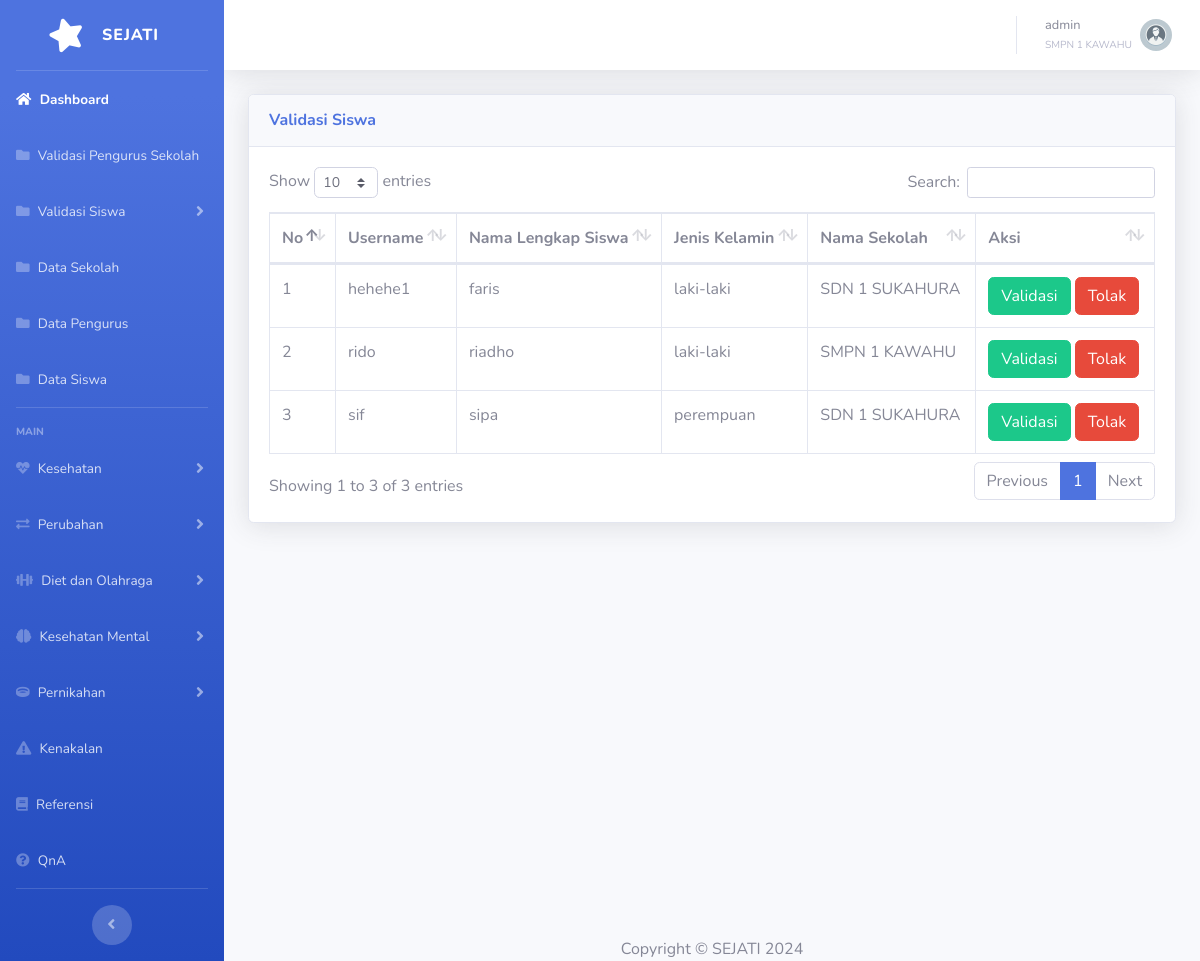
The app's page /siswapending.php (signed in) with its own data.
### tables this page shows
CREATE TABLE `tbsekolah` (
  `idsekolah` int(11) NOT NULL,
  `namasekolah` varchar(100) NOT NULL,
  `alamatsekolah` varchar(255) NOT NULL,
  `notelpsekolah` varchar(15) DEFAULT NULL,
  `kepalasekolah` varchar(50) NOT NULL,
  `namapjsekolah` varchar(50) NOT NULL,
  `notelpj` varchar(15) DEFAULT NULL
);

CREATE TABLE `tbusersiswa` (
  `idusersiswa` int(11) NOT NULL,
  `username` varchar(100) NOT NULL,
  `pass` varchar(255) NOT NULL,
  `email` varchar(255) DEFAULT NULL,
  `idsiswa` int(11) DEFAULT NULL,
  `status` enum('pending','validated','rejected') NOT NULL DEFAULT 'pending'
);

CREATE TABLE `tbsiswa` (
  `idsiswa` int(11) NOT NULL,
  `namalengkapsiswa` varchar(255) NOT NULL,
  `nisn` varchar(20) NOT NULL,
  `nik` varchar(20) DEFAULT NULL,
  `tanggallahir` date DEFAULT NULL,
  `namapanggilan` varchar(100) DEFAULT NULL,
  `jeniskelamin` enum('laki-laki','perempuan') NOT NULL,
  `asalsekolah` int(11) DEFAULT NULL,
  `notelp` varchar(15) DEFAULT NULL,
  `alamat` text DEFAULT NULL
);

### siswapending.php (the view, shortened to what this page needs)
<?php
include 'header.php';
if ($_SESSION['role'] === 'pengurus') {
    $sql = "SELECT tbusersiswa.idusersiswa, tbusersiswa.username, tbsiswa.jeniskelamin, tbsiswa.namalengkapsiswa, tbsekolah.namasekolah
            FROM tbusersiswa
            JOIN tbsiswa ON tbusersiswa.idsiswa = tbsiswa.idsiswa
            JOIN tbsekolah ON tbsiswa.asalsekolah = tbsekolah.idsekolah
            WHERE tbusersiswa.status = 'pending' AND tbsiswa.asalsekolah = ?";
} else {
    $sql = "SELECT tbusersiswa.idusersiswa, tbusersiswa.username, tbsiswa.jeniskelamin, tbsiswa.namalengkapsiswa, tbsekolah.namasekolah
            FROM tbusersiswa
            JOIN tbsiswa ON tbusersiswa.idsiswa = tbsiswa.idsiswa
            JOIN tbsekolah ON tbsiswa.asalsekolah = tbsekolah.idsekolah
            WHERE tbusersiswa.status = 'pending'";
}
if ($stmt = $conn->prepare($sql)) {
    $stmt->execute();
    $result = $stmt->get_result();
} else {
    echo "Terjadi kesalahan saat menyiapkan query: " . $conn->error;
    $conn->close();
    exit();
}
?>
<?php
include 'sidebar.php';
include 'topbar.php';
?>
<div class="container-fluid">
    <div class="card shadow mb-4">
        <div class="card-header py-3">
            <h6 class="m-0 font-weight-bold text-primary">Validasi Siswa</h6>
        </div>
        <div class="card-body">
            <div class="table-responsive">
                <table class="table table-bordered" id="dataTable" width="100%" cellspacing="0">
                    <thead>
                        <tr>
                            <th>No</th>
                            <th>Username</th>
                            <th>Nama Lengkap Siswa</th>
                            <th>Jenis Kelamin</th>
                            <th>Nama Sekolah</th>
                            <th>Aksi</th>
                        </tr>
                    </thead>
                    <tbody>
                        <?php
                        if ($result->num_rows > 0) {
                            $no = 1;
                            while ($row = $result->fetch_assoc()) {
                                echo "<tr>
                                        <td>{$no}</td>
                                        <td>{$row['username']}</td>
                                        <td>{$row['namalengkapsiswa']}</td>
                                        <td>{$row['jeniskelamin']}</td>
                                        <td>{$row['namasekolah']}</td>
                                        <td>
                                            <a href='validasi.php?id={$row['idusersiswa']}' class='btn btn-success'>Validasi</a>
                                            <a href='tolak.php?id={$row['idusersiswa']}' class='btn btn-danger'>Tolak</a>
                                        </td>
                                    </tr>";
                                $no++;
                            }
                        } else {
                            echo "<tr><td colspan='5'>Tidak ada data siswa dengan status pending.</td></tr>";
                        }
                        ?>
                    </tbody>
                </table>
            </div>
        </div>
    </div>
</div>
<?php include 'footer.php';?>

### topbar.php (shortened to what this page needs)
<div id="content-wrapper" class="d-flex flex-column">
    <div id="content">
        <nav class="navbar navbar-expand navbar-light bg-white topbar mb-4 static-top shadow">
            <ul class="navbar-nav ml-auto">
                <li class="nav-item dropdown no-arrow">
                    <a class="nav-link dropdown-toggle" href="#" id="userDropdown" role="button"
                    data-toggle="dropdown" aria-haspopup="true" aria-expanded="false">
                        <span class="mr-2 d-none d-lg-inline text-gray-600 small">
                            <?php echo htmlspecialchars($username); ?><br>
                            <small class="text-gray-500"><?php echo htmlspecialchars($namasekolah); ?></small>
                        </span>
                        <?php
                        if ($role == 'admin') {
                            echo '<img class="img-profile rounded-circle" src="img/admin.webp">';
                        } elseif ($role == 'pengurus') {
                            echo '<img class="img-profile rounded-circle" src="img/pengurus.svg">';
                        } elseif ($role == 'siswa') {
                            echo '<img class="img-profile rounded-circle" src="img/siswa.webp">';
                        } else {
                            echo '<img class="img-profile rounded-circle" src="img/pengurus.svg">';
                        }
                        ?>
                    </a>
                </li>
            </ul>
        </nav>

### header.php (style rules this page uses)
.table-responsive { overflow-x: auto; }

### records on screen
tbsekolah: namasekolah "SMPN 1 KAWAHU"
tbusersiswa: username "hehehe1", idsiswa.namalengkapsiswa "faris", idsiswa.jeniskelamin "laki-laki", tbsekolah.namasekolah "SDN 1 SUKAHURA"
tbusersiswa: username "rido", idsiswa.namalengkapsiswa "riadho", idsiswa.jeniskelamin "laki-laki", tbsekolah.namasekolah "SMPN 1 KAWAHU"
tbusersiswa: username "sif", idsiswa.namalengkapsiswa "sipa", idsiswa.jeniskelamin "perempuan", tbsekolah.namasekolah "SDN 1 SUKAHURA"

### other values on screen
$username "admin"
